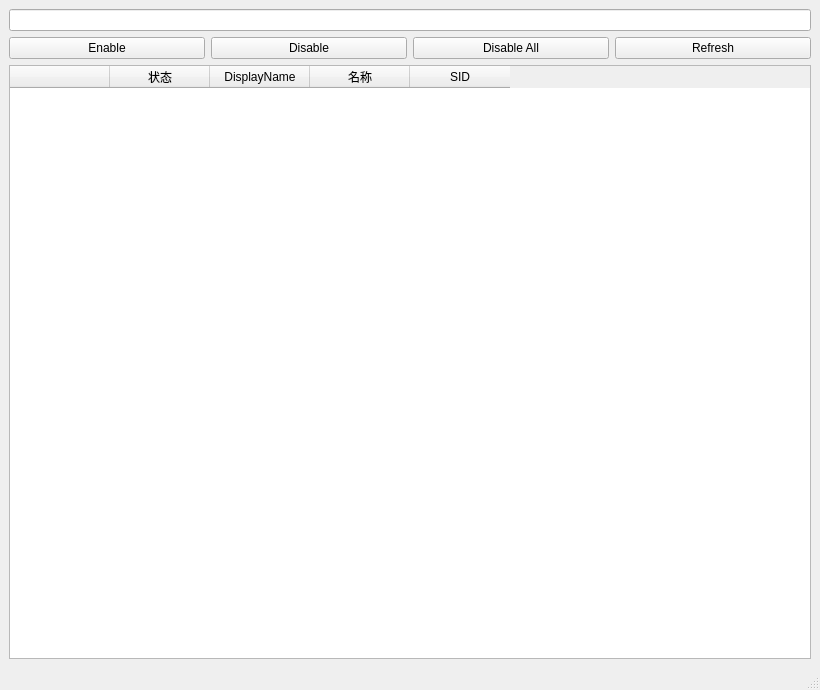
<?xml version="1.0" encoding="UTF-8"?>
<ui version="4.0">
 <class>MainWindow</class>
 <widget class="QMainWindow" name="MainWindow">
  <property name="geometry">
   <rect>
    <x>0</x>
    <y>0</y>
    <width>820</width>
    <height>690</height>
   </rect>
  </property>
  <property name="windowTitle">
   <string>uwp_loopback | by@dayepao</string>
  </property>
  <widget class="QWidget" name="centralwidget">
   <layout class="QGridLayout" name="gridLayout">
    <item row="0" column="0" colspan="4">
     <widget class="QLineEdit" name="lineEdit">
      <property name="readOnly">
       <bool>true</bool>
      </property>
     </widget>
    </item>
    <item row="1" column="0">
     <widget class="QPushButton" name="pushButton">
      <property name="text">
       <string>Enable</string>
      </property>
     </widget>
    </item>
    <item row="1" column="1">
     <widget class="QPushButton" name="pushButton_2">
      <property name="text">
       <string>Disable</string>
      </property>
     </widget>
    </item>
    <item row="1" column="2">
     <widget class="QPushButton" name="pushButton_3">
      <property name="text">
       <string>Disable All</string>
      </property>
     </widget>
    </item>
    <item row="1" column="3">
     <widget class="QPushButton" name="pushButton_4">
      <property name="text">
       <string>Refresh</string>
      </property>
     </widget>
    </item>
    <item row="2" column="0" colspan="4">
     <widget class="QTableWidget" name="tableWidget">
      <attribute name="horizontalHeaderDefaultSectionSize">
       <number>100</number>
      </attribute>
      <attribute name="verticalHeaderVisible">
       <bool>false</bool>
      </attribute>
      <column>
       <property name="text">
        <string/>
       </property>
      </column>
      <column>
       <property name="text">
        <string>状态</string>
       </property>
      </column>
      <column>
       <property name="text">
        <string>DisplayName</string>
       </property>
      </column>
      <column>
       <property name="text">
        <string>名称</string>
       </property>
      </column>
      <column>
       <property name="text">
        <string>SID</string>
       </property>
      </column>
     </widget>
    </item>
   </layout>
  </widget>
  <widget class="QStatusBar" name="statusbar"/>
  <widget class="QMenuBar" name="menuBar">
   <property name="geometry">
    <rect>
     <x>0</x>
     <y>0</y>
     <width>820</width>
     <height>22</height>
    </rect>
   </property>
  </widget>
 </widget>
 <resources/>
 <connections/>
</ui>
